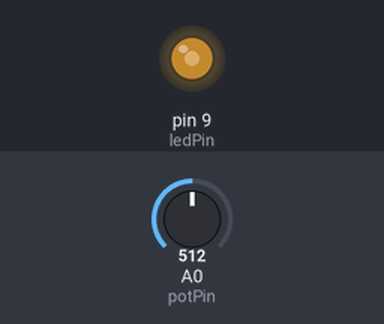
The program below on a simulated Arduino Uno, built with avr-gcc and run on an emulated ATmega328P. Parts: output pins drawn as LEDs (lit = HIGH). Inputs (shaded band) come from the test bench; at power-on: A0 (potPin) = 512.

Above: at 1.2 s.
1.3 s: A0 (potPin) set to 716
At 1.9 s:
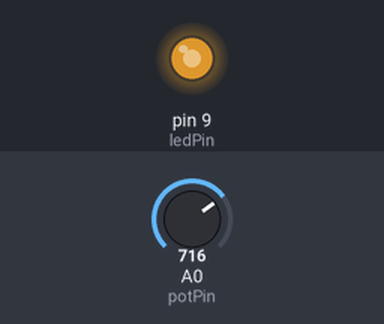
2.8 s: A0 (potPin) set to 900
At 3.3 s:
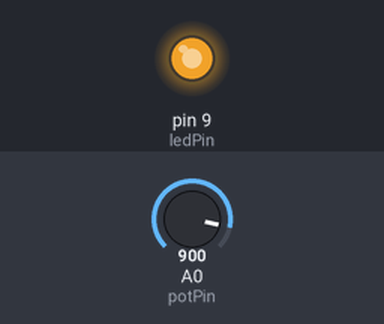
4.3 s: A0 (potPin) set to 122
At 5.4 s:
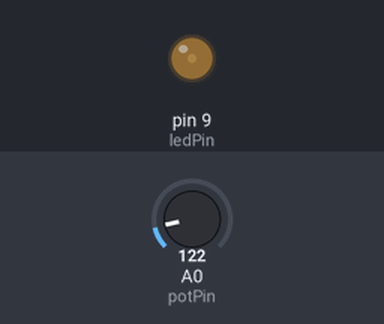
5.8 s: A0 (potPin) set to 0
At 6.8 s:
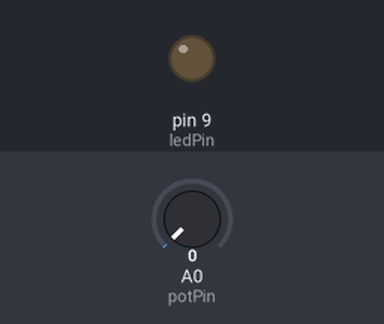
7.3 s: A0 (potPin) set to 511
At 7.8 s:
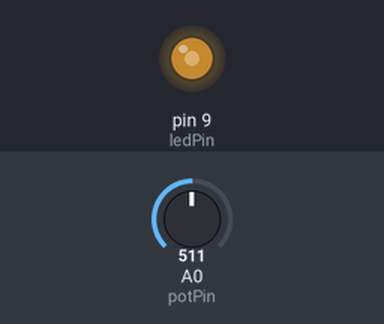
Timing chart, 0 to 9.8 s (numbered marks = the images above; inputs shaded):
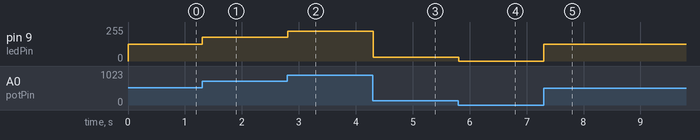

Measured:
- after the input at 1.3 s, pin 9 (ledPin): 127/255 → 178/255 at once
- after the input at 2.8 s, pin 9 (ledPin): 178/255 → 224/255 at once
- after the input at 4.3 s, pin 9 (ledPin): 224/255 → 30/255 at once
- after the input at 5.8 s, pin 9 (ledPin): 30/255 → 0/255 at once
- after the input at 7.3 s, pin 9 (ledPin): 0/255 → 127/255 at once

The program:

main.cpp
```cpp
#include <Arduino.h>

// Definir los pines del potenciómetro y del LED
const int potPin = A0;  // Pin analógico para el potenciómetro
const int ledPin = 9;   // Pin PWM para el LED

void setup() {
  // Configurar el pin del LED como salida
  pinMode(ledPin, OUTPUT);
}

void loop() {
  // Leer el valor del potenciómetro
  int potValue = analogRead(potPin);

  // Mapear el valor del potenciómetro al rango de 0 a 255 (PWM)
  int pwmValue = map(potValue, 0, 1023, 0, 255);

  // Establecer la intensidad del LED usando PWM
  analogWrite(ledPin, pwmValue);

  // Pequeña pausa para evitar rebotes del potenciómetro
  delay(10);
}
```
